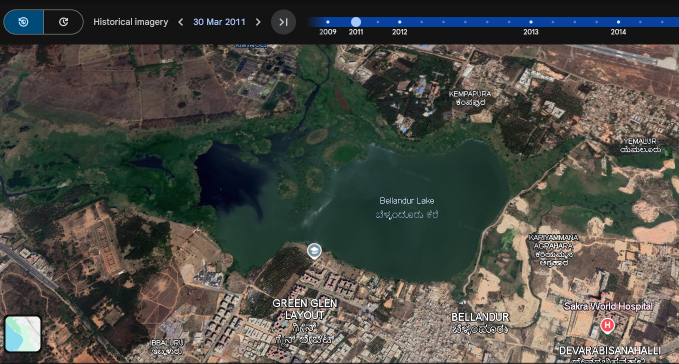
#> input picture dataset/2011.png, 1357 x 727 px, found by its file name (shown at 1/2 size)
$ jupyter execute Groundwater.ipynb
#> lines starting #> are read from the running program, lines starting #| are printed output that depends on the picture; after the words box and inside, x2 and y2 are one past the last pixel; in counts of white or black regions, pixels touching at a corner belong together; long printed decimals are rounded
<a href="https://colab.research.google.com/github/keerthik0506/first/blob/main/Groundwater.ipynb" target="_parent"></a>

[cell 1]
import cv2
import numpy as np
import matplotlib.pyplot as plt

image = cv2.imread("2011.png")
#> image is the input picture: shape (727, 1357, 3); mean B, G, R 68.7, 75.2, 74.6
image = cv2.resize(image, (600, 600))
#> image: shape (600, 600, 3)

image_rgb = cv2.cvtColor(image, cv2.COLOR_BGR2RGB)
image_hsv = cv2.cvtColor(image_rgb, cv2.COLOR_RGB2HSV)
#> image_hsv: shape (600, 600, 3); mean H, S, V 53.8, 70.1, 84.6
blur = cv2.GaussianBlur(image_hsv, (5,5), 0)
#> blur: shape (600, 600, 3); mean H, S, V 53.8, 70.1, 84.6

lower_blue = np.array([90, 50, 50])
upper_blue = np.array([140, 255, 255])

mask = cv2.inRange(blur, lower_blue, upper_blue)
#> mask: shape (600, 600); 3% white; 228 white regions (190 under 20 px), largest, box (x1, y1, x2, y2) and area: (274, 27, 600, 46) 5848, (3, 16, 39, 57) 1382, (7, 537, 20, 580) 374

kernel = np.ones((5,5), np.uint8)
mask = cv2.morphologyEx(mask, cv2.MORPH_CLOSE, kernel)
#> mask: shape (600, 600); 3.4% white; 176 white regions (134 under 20 px), largest, box (x1, y1, x2, y2) and area: (274, 27, 600, 46) 5854, (3, 16, 39, 57) 1383, (336, 324, 384, 337) 433
mask = cv2.morphologyEx(mask, cv2.MORPH_OPEN, kernel)
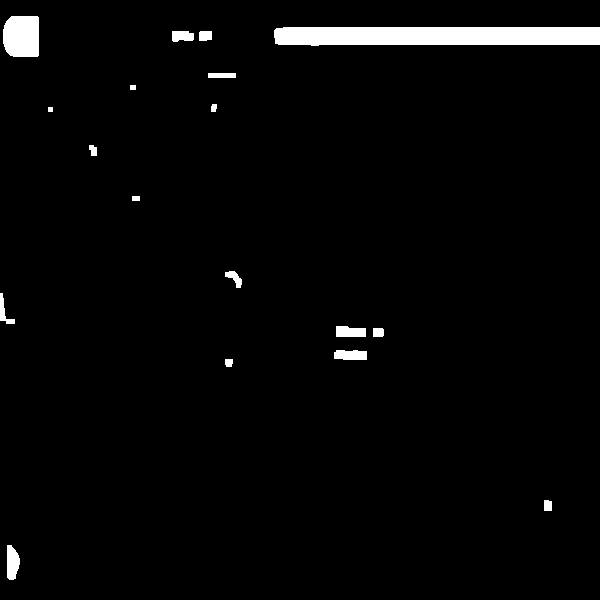
#> mask: shape (600, 600); 2.6% white; 18 white regions, largest, box (x1, y1, x2, y2) and area: (274, 27, 600, 46) 5854, (3, 16, 39, 57) 1383, (7, 545, 20, 580) 357

plt.imshow(mask, cmap='gray')
plt.title("Detected Water Area")
plt.show()

water_pixels = np.sum(mask == 255)
#> water_pixels = 9427
total_pixels = mask.size
#> total_pixels = 360000

percentage = (water_pixels / total_pixels) * 100
#> percentage = 2.62
print("Water Area Percentage:", percentage)
#| Water Area Percentage: 2.619

[cell 2]
import cv2
import numpy as np
import matplotlib.pyplot as plt

image = cv2.imread("2015.png")
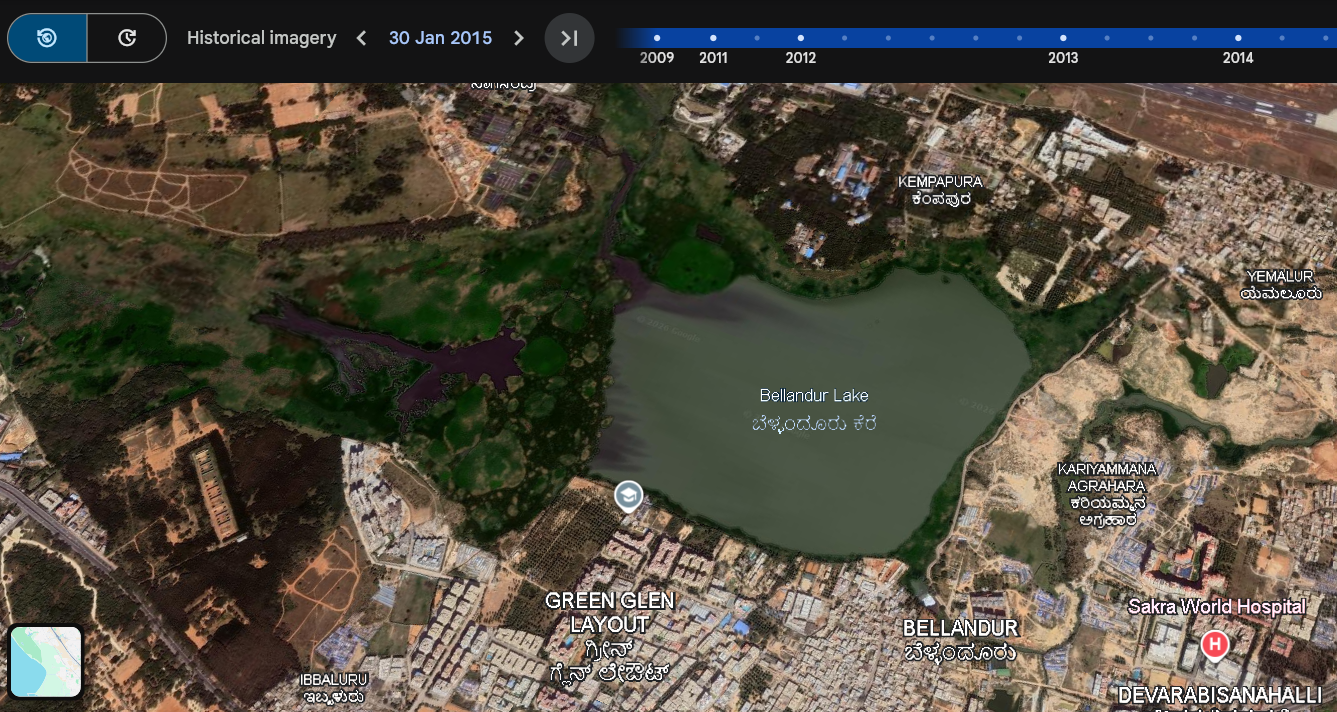
#> input picture dataset/2015.png, 1337 x 712 px, found by its file name
#> image is the input picture: shape (712, 1337, 3); mean B, G, R 64.3, 77, 82.9
image = cv2.resize(image, (600, 600))
#> image: shape (600, 600, 3)
image_rgb = cv2.cvtColor(image, cv2.COLOR_BGR2RGB)
image_hsv = cv2.cvtColor(image_rgb, cv2.COLOR_RGB2HSV)
#> image_hsv: shape (600, 600, 3); mean H, S, V 40.3, 86.7, 88.8
blur = cv2.GaussianBlur(image_hsv, (5,5), 0)
#> blur: shape (600, 600, 3); mean H, S, V 40.3, 86.7, 88.8

lower_blue = np.array([90, 50, 50])
upper_blue = np.array([140, 255, 255])

mask = cv2.inRange(blur, lower_blue, upper_blue)
#> mask: shape (600, 600); 2.6% white; 151 white regions (124 under 20 px), largest, box (x1, y1, x2, y2) and area: (280, 23, 600, 41) 5749, (3, 11, 40, 53) 1454, (7, 543, 21, 587) 390

kernel = np.ones((5,5), np.uint8)
mask = cv2.morphologyEx(mask, cv2.MORPH_CLOSE, kernel)
mask = cv2.morphologyEx(mask, cv2.MORPH_OPEN, kernel)
#> mask: shape (600, 600); 2.4% white; 14 white regions, largest, box (x1, y1, x2, y2) and area: (280, 23, 600, 41) 5749, (3, 11, 40, 53) 1454, (7, 552, 20, 587) 366

plt.imshow(mask, cmap='gray')
plt.title("Detected Water Area")
plt.show()

water_pixels = np.sum(mask == 255)
#> water_pixels = 8519
total_pixels = mask.size

percentage = (water_pixels / total_pixels) * 100
#> percentage = 2.37
print("Water Area Percentage:", percentage)
#| Water Area Percentage: 2.366

[cell 3]
import cv2
import numpy as np
import matplotlib.pyplot as plt

image = cv2.imread("2019.png")
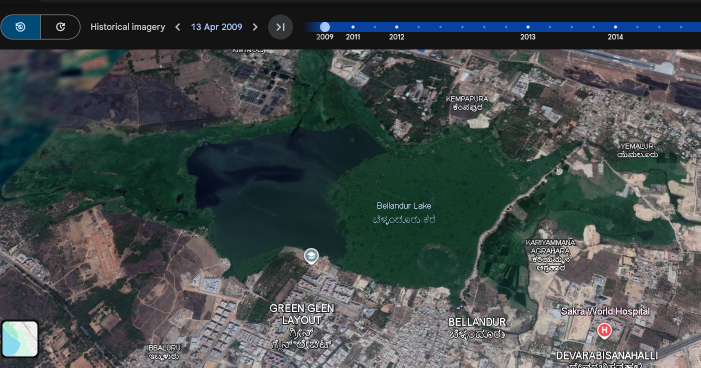
#> input picture dataset/2019.png, 1401 x 735 px, found by its file name (shown at 1/2 size)
#> image is the input picture: shape (735, 1401, 3); mean B, G, R 73.9, 74, 66
image = cv2.resize(image, (600, 600))
#> image: shape (600, 600, 3)
image_rgb = cv2.cvtColor(image, cv2.COLOR_BGR2RGB)
image_hsv = cv2.cvtColor(image_rgb, cv2.COLOR_RGB2HSV)
#> image_hsv: shape (600, 600, 3); mean H, S, V 89.5, 68.4, 80.4
blur = cv2.GaussianBlur(image_hsv, (5,5), 0)
#> blur: shape (600, 600, 3); mean H, S, V 89.5, 68.4, 80.4

lower_blue = np.array([90, 50, 50])
upper_blue = np.array([140, 255, 255])

mask = cv2.inRange(blur, lower_blue, upper_blue)
#> mask: shape (600, 600); 8.2% white; 426 white regions (355 under 20 px), largest, box (x1, y1, x2, y2) and area: (0, 81, 184, 324) 13691, (263, 35, 600, 53) 6044, (172, 227, 249, 279) 1544

kernel = np.ones((5,5), np.uint8)
mask = cv2.morphologyEx(mask, cv2.MORPH_CLOSE, kernel)
#> mask: shape (600, 600); 8.9% white; 295 white regions (231 under 20 px), largest, box (x1, y1, x2, y2) and area: (0, 81, 184, 331) 14833, (263, 35, 600, 53) 6046, (172, 226, 249, 279) 1811
mask = cv2.morphologyEx(mask, cv2.MORPH_OPEN, kernel)
#> mask: shape (600, 600); 7.8% white; 42 white regions (1 under 20 px), largest, box (x1, y1, x2, y2) and area: (0, 82, 182, 321) 14145, (263, 35, 600, 53) 6046, (173, 229, 249, 278) 1732

plt.imshow(mask, cmap='gray')
plt.title("Detected Water Area")
plt.show()

water_pixels = np.sum(mask == 255)
#> water_pixels = 28210
total_pixels = mask.size

percentage = (water_pixels / total_pixels) * 100
#> percentage = 7.84
print("Water Area Percentage:", percentage)
#| Water Area Percentage: 7.836

[cell 4]
import cv2
import numpy as np
import matplotlib.pyplot as plt

image = cv2.imread("2020.png")
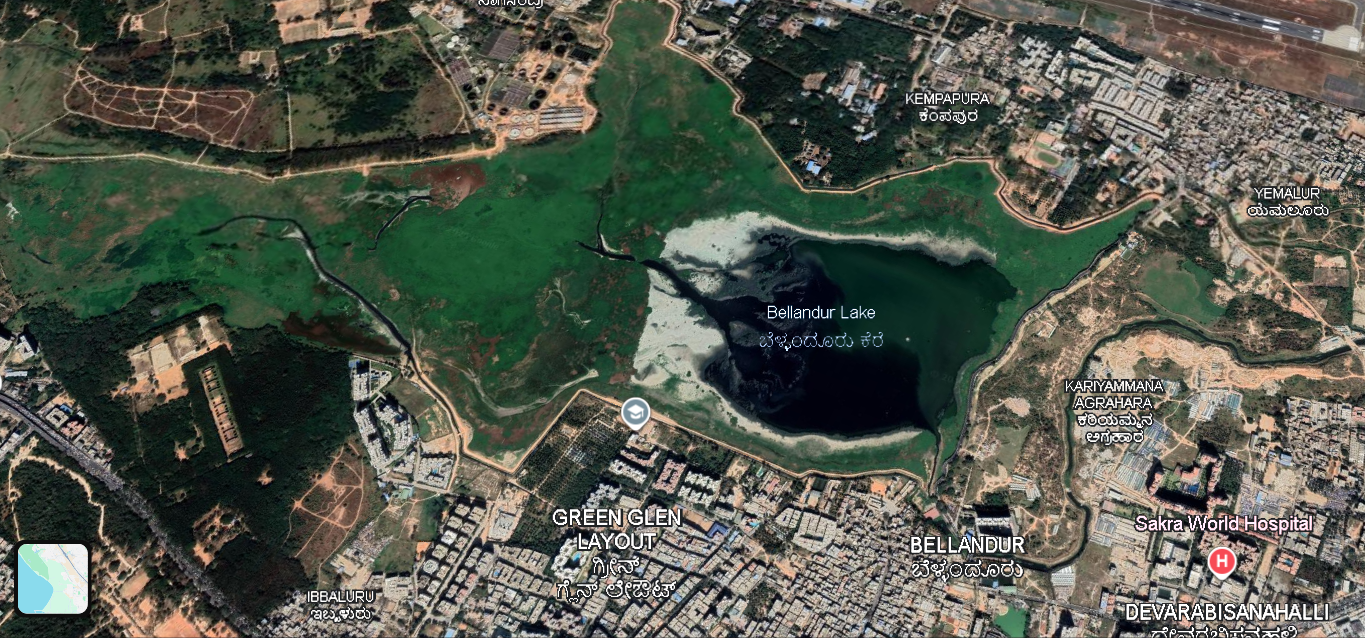
#> input picture dataset/2020.png, 1365 x 638 px, found by its file name
#> image is the input picture: shape (638, 1365, 3); mean B, G, R 77, 88.3, 83.3
image = cv2.resize(image, (600, 600))
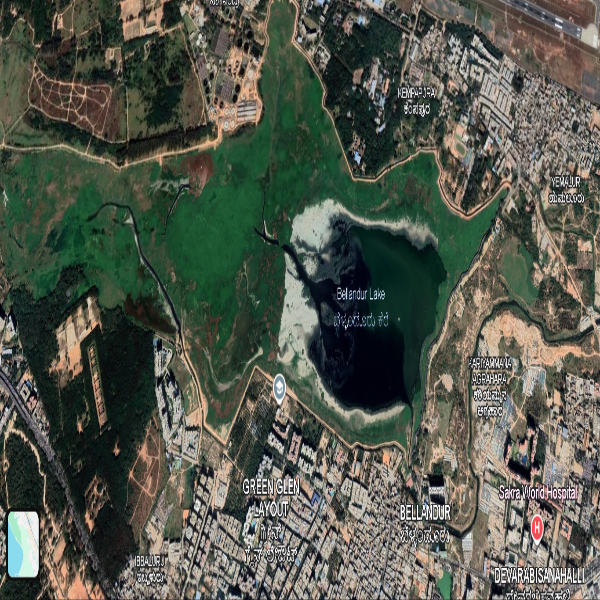
#> image: shape (600, 600, 3); mean B, G, R 76.8, 88.2, 83.2
image_rgb = cv2.cvtColor(image, cv2.COLOR_BGR2RGB)
image_hsv = cv2.cvtColor(image_rgb, cv2.COLOR_RGB2HSV)
#> image_hsv: shape (600, 600, 3); mean H, S, V 51.8, 75.8, 94.1
blur = cv2.GaussianBlur(image_hsv, (5,5), 0)
#> blur: shape (600, 600, 3); mean H, S, V 51.8, 75.8, 94.1

lower_blue = np.array([90, 50, 50])
upper_blue = np.array([140, 255, 255])

mask = cv2.inRange(blur, lower_blue, upper_blue)
#> mask: shape (600, 600); 1.7% white; 433 white regions (382 under 20 px), largest, box (x1, y1, x2, y2) and area: (297, 215, 358, 284) 1000, (335, 286, 385, 310) 556, (324, 312, 375, 330) 483

kernel = np.ones((5,5), np.uint8)
mask = cv2.morphologyEx(mask, cv2.MORPH_CLOSE, kernel)
#> mask: shape (600, 600); 2.2% white; 284 white regions (219 under 20 px), largest, box (x1, y1, x2, y2) and area: (297, 215, 388, 408) 3265, (10, 528, 23, 577) 421, (268, 425, 308, 448) 192
mask = cv2.morphologyEx(mask, cv2.MORPH_OPEN, kernel)
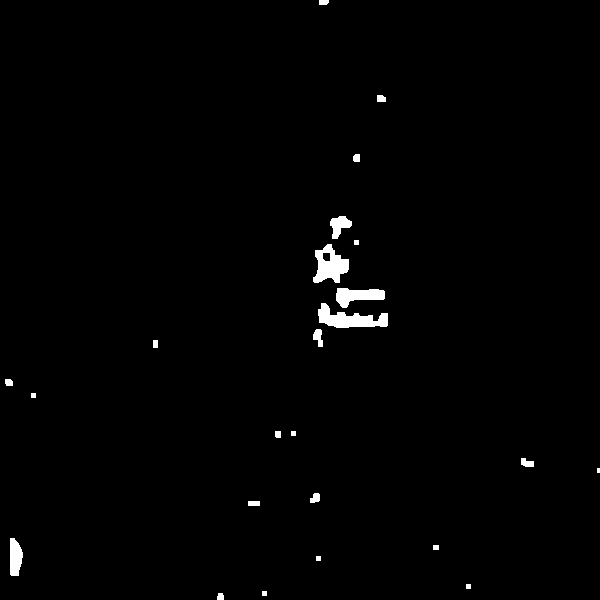
#> mask: shape (600, 600); 1.1% white; 24 white regions (1 under 20 px), largest, box (x1, y1, x2, y2) and area: (318, 303, 388, 328) 912, (313, 244, 349, 283) 837, (336, 288, 385, 308) 599

plt.imshow(mask, cmap='gray')
plt.title("Detected Water Area")
plt.show()

water_pixels = np.sum(mask == 255)
#> water_pixels = 3907
total_pixels = mask.size

percentage = (water_pixels / total_pixels) * 100
#> percentage = 1.09
print("Water Area Percentage:", percentage)
#| Water Area Percentage: 1.085

[cell 5]
import cv2
import numpy as np
import matplotlib.pyplot as plt

image = cv2.imread("2024.png")
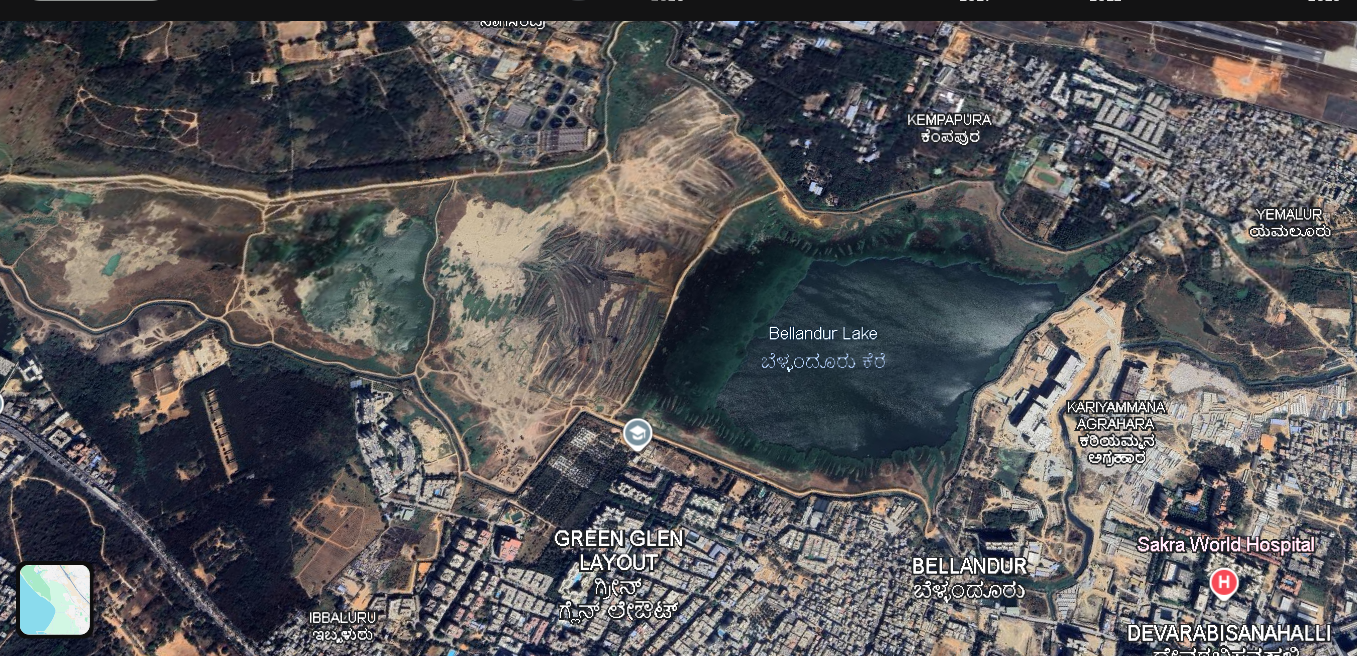
#> input picture dataset/2024.png, 1357 x 656 px, found by its file name
#> image is the input picture: shape (656, 1357, 3); mean B, G, R 88.5, 86, 87.1
image = cv2.resize(image, (600, 600))
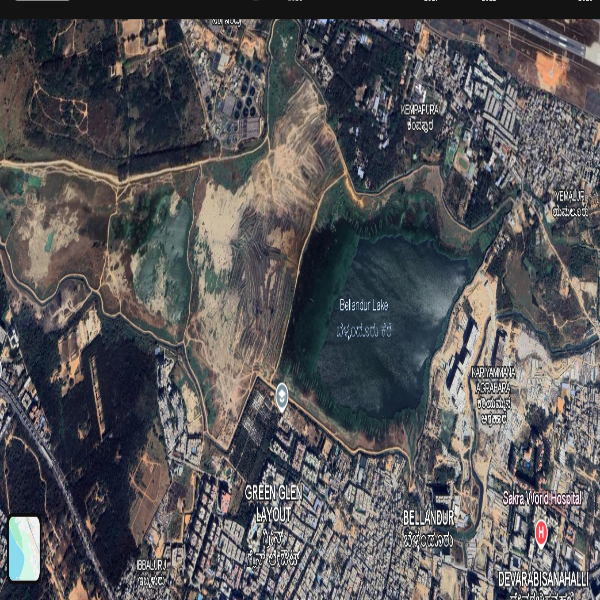
#> image: shape (600, 600, 3); mean B, G, R 88.4, 85.9, 87
image_rgb = cv2.cvtColor(image, cv2.COLOR_BGR2RGB)
image_hsv = cv2.cvtColor(image_rgb, cv2.COLOR_RGB2HSV)
#> image_hsv: shape (600, 600, 3); mean H, S, V 83.5, 58.6, 96.7
blur = cv2.GaussianBlur(image_hsv, (5,5), 0)
#> blur: shape (600, 600, 3); mean H, S, V 83.5, 58.6, 96.7

lower_blue = np.array([90, 50, 50])
upper_blue = np.array([140, 255, 255])

mask = cv2.inRange(blur, lower_blue, upper_blue)
#> mask: shape (600, 600); 23.8% white; 968 white regions (698 under 20 px), largest, box (x1, y1, x2, y2) and area: (279, 184, 511, 443) 26030, (299, 19, 456, 193) 8973, (217, 391, 326, 487) 3363

kernel = np.ones((5,5), np.uint8)
mask = cv2.morphologyEx(mask, cv2.MORPH_CLOSE, kernel)
#> mask: shape (600, 600); 29.1% white; 468 white regions (326 under 20 px), largest, box (x1, y1, x2, y2) and area: (276, 19, 550, 512) 44136, (0, 272, 207, 600) 16619, (164, 386, 408, 600) 11309
mask = cv2.morphologyEx(mask, cv2.MORPH_OPEN, kernel)
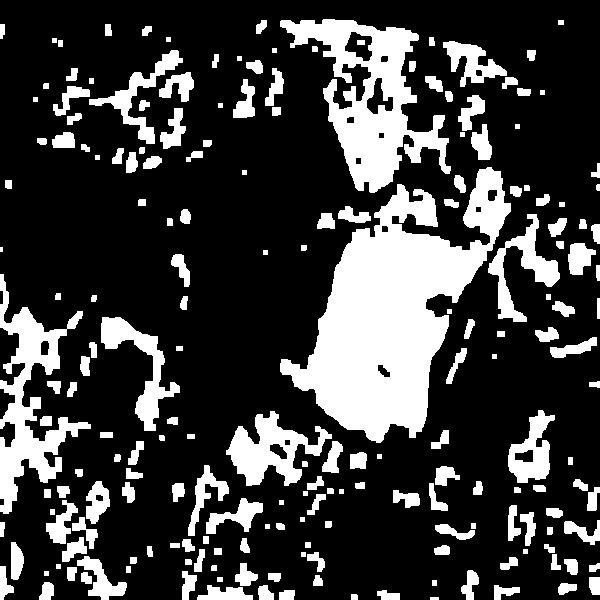
#> mask: shape (600, 600); 24.4% white; 200 white regions (1 under 20 px), largest, box (x1, y1, x2, y2) and area: (280, 167, 511, 443) 28069, (280, 19, 451, 193) 11382, (0, 274, 91, 514) 7054

plt.imshow(mask, cmap='gray')
plt.title("Detected Water Area")
plt.show()

water_pixels = np.sum(mask == 255)
#> water_pixels = 88000
total_pixels = mask.size

percentage = (water_pixels / total_pixels) * 100
#> percentage = 24.44
print("Water Area Percentage:", percentage)
#| Water Area Percentage: 24.444

[cell 6]
import cv2
import numpy as np
import matplotlib.pyplot as plt
from google.colab.patches import cv2_imshow   # ✅ Import at top
from google.colab import files
uploaded = files.upload()
#> the answer given: 2011.png


# Store year-wise results
years = ["2011", "2015", "2019", "2020", "2024"]
water_percentages = []

for year in years:

    # 1️⃣ Load Image
    image = cv2.imread(f"{year}.png")

    if image is None:
        print(f"Image {year}.png not found!")
        continue

    # 2️⃣ Convert to HSV
    hsv = cv2.cvtColor(image, cv2.COLOR_BGR2HSV)
#> hsv: shape (727, 1357, 3); mean H, S, V 54, 70.5, 84.8

    # 3️⃣ Blue Color Threshold
    lower_blue = np.array([90, 50, 50])
    upper_blue = np.array([130, 255, 255])

    # 4️⃣ Create Mask
    mask = cv2.inRange(hsv, lower_blue, upper_blue)
#> mask: shape (727, 1357); 2.5% white; 364 white regions (302 under 20 px), largest, box (x1, y1, x2, y2) and area: (621, 34, 1357, 54) 14626, (8, 20, 87, 68) 3532, (11, 642, 47, 702) 1317

    # Highlight water body
    highlighted = cv2.bitwise_and(image, image, mask=mask)
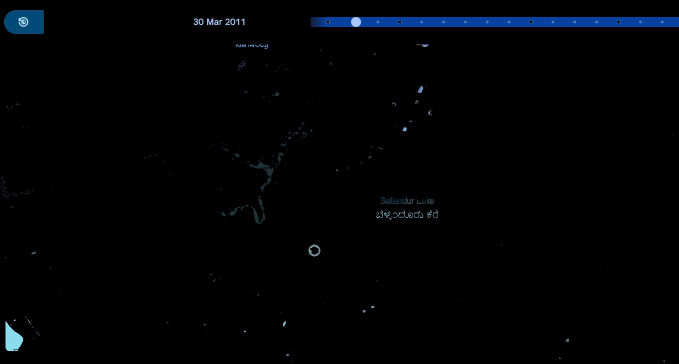
#> highlighted: shape (727, 1357, 3) (shown at 1/2 size); mean B, G, R 3.7, 2.1, 0.8

    # 5️⃣ Count White Pixels
    white_pixels = cv2.countNonZero(mask)
#> white_pixels = 24975
    total_pixels = image.shape[0] * image.shape[1]
#> total_pixels = 986539

    # 6️⃣ Calculate Percentage
    water_percentage = (white_pixels / total_pixels) * 100
#> water_percentage = 2.53
    water_percentages.append(water_percentage)

    print(f"{year} Water Area: {water_percentage:.2f}%")
#| 2011 Water Area: 2.53%

    # ✅ Show each year result
    print(f"Highlighted Water - {year}")
    cv2_imshow(highlighted)
    print("\n")

# 8️⃣ Compare Results
initial = water_percentages[0]
final = water_percentages[-1]

reduction = ((initial - final) / initial) * 100
print(f"\nWater body reduced by {reduction:.2f}%")

# Risk Message
if reduction > 30:
    print("Groundwater recharge risk: HIGH")
elif reduction > 15:
    print("Groundwater recharge risk: MODERATE")
else:
    print("Groundwater recharge risk: LOW")

# 📊 Plot Graph
plt.figure()
plt.plot(years, water_percentages, marker='o')
plt.xlabel("Year")
plt.ylabel("Water Area (%)")
plt.title("Water Body Reduction Trend")
plt.show()
